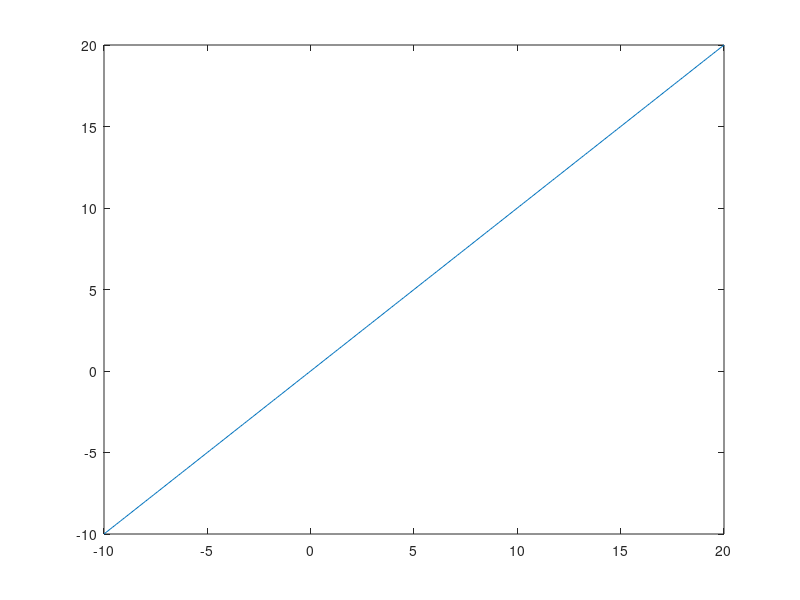

This figure's MATLAB source: (Note: this script raises an error after producing the figure.)
close all
a = -10
b = 20
x = a:0.1:b
%x = a + (b-a).*rand([1 1000]
plot(x,x)

x2 = quantize_equal(x,a,b,10)
figure
plot(x,x,x,x2)
